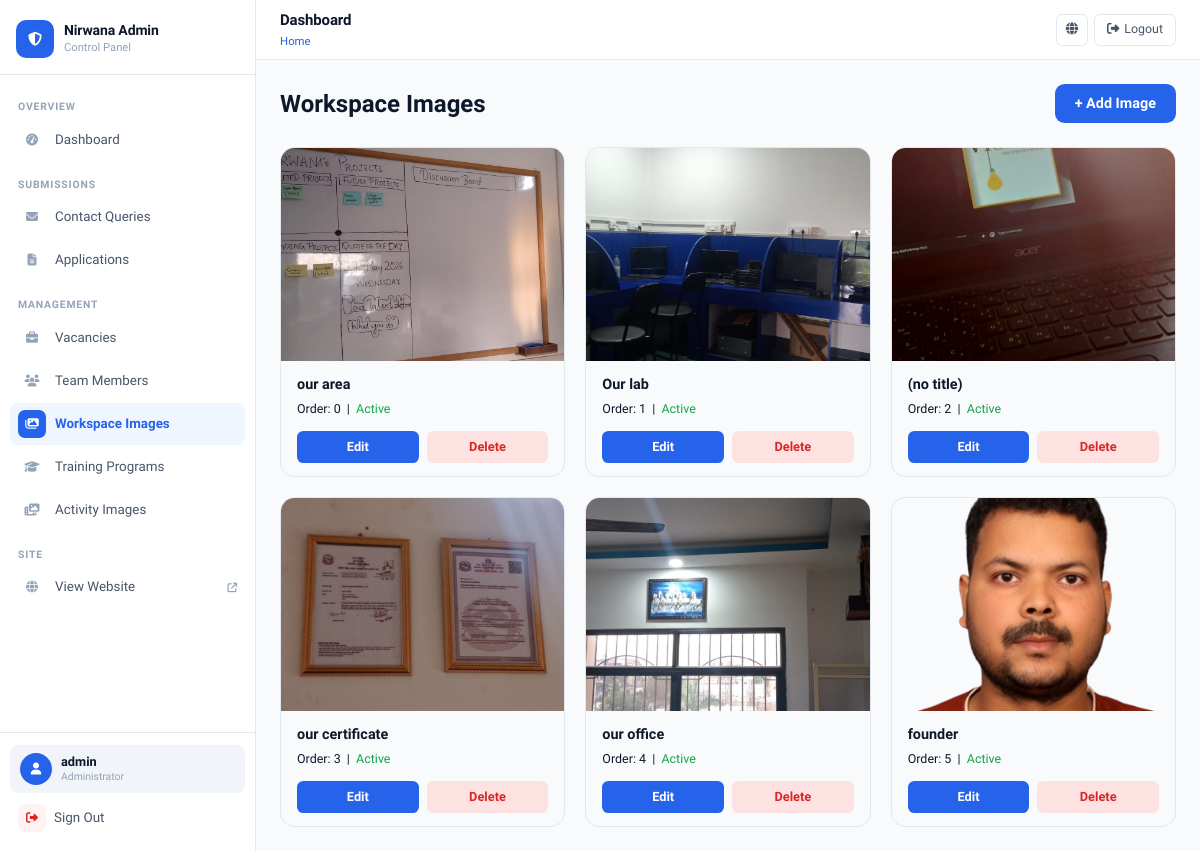
/myadmin/workspace/ (signed in), run on the app's committed database.
### app1/models.py (models this page shows, shortened)
class WorkspaceImage(models.Model):
    title       = models.CharField(max_length=200, blank=True, help_text="Optional caption shown on hover")
    image       = models.ImageField(upload_to='workspace/')
    order       = models.PositiveIntegerField(default=0, help_text="Lower = appears first")
    is_active   = models.BooleanField(default=True)
    uploaded_at = models.DateTimeField(auto_now_add=True)
    class Meta:
        ordering = ['order', 'uploaded_at']
        verbose_name = 'Workspace Image'
        verbose_name_plural = 'Workspace Images'

### app1/views.py (the view)
# urls.py: path('myadmin/workspace/',                views.admin_workspace_images,       name='admin_workspace_images'),
@login_required(login_url='admin_login')
@user_passes_test(is_admin, login_url='admin_login')
def admin_workspace_images(request):
    images = WorkspaceImage.objects.all()
    return render(request, 'app1/admin/workspace_images.html', {'images': images})

### app1/views.py (called while the page is built)
def is_admin(user):
    return user.is_authenticated and user.is_staff

### app1/templates/app1/admin/workspace_images.html (shortened to what this page needs)
{% extends 'app1/admin/base.html' %}
{% block content %}
<div style="display:flex;align-items:center;justify-content:space-between;margin-bottom:1.5rem;flex-wrap:wrap;gap:1rem">
  <h1 style="font-size:1.5rem;font-weight:700;color:var(--nav-text)">Workspace Images</h1>
  <a href="{% url 'admin_workspace_image_create' %}"
     style="background:var(--blue);color:#fff;padding:0.55rem 1.25rem;border-radius:0.6rem;text-decoration:none;font-weight:600;font-size:0.9rem">
    + Add Image
  </a>
</div>
{% if images %}
<div style="display:grid;grid-template-columns:repeat(auto-fill,minmax(220px,1fr));gap:1.25rem">
  {% for img in images %}
  <div style="border-radius:0.9rem;overflow:hidden;border:1px solid var(--border);background:var(--card-bg)">
    <div style="aspect-ratio:4/3;overflow:hidden">
      <img src="{{ img.image.url }}" alt="{{ img.title }}"
           style="width:100%;height:100%;object-fit:cover;display:block">
    </div>
    <div style="padding:0.85rem 1rem">
      <p style="font-weight:600;font-size:0.9rem;margin:0 0 0.25rem;color:var(--nav-text)">
        {{ img.title|default:"(no title)" }}
      </p>
      <p style="font-size:0.78rem;color:var(--muted);margin:0 0 0.75rem">
        Order: {{ img.order }} &nbsp;|&nbsp;
        {% if img.is_active %}<span style="color:#16a34a">Active</span>
        {% else %}<span style="color:#dc2626">Hidden</span>{% endif %}
      </p>
      <div style="display:flex;gap:0.5rem">
        <a href="{% url 'admin_workspace_image_edit' img.pk %}"
           style="flex:1;text-align:center;padding:0.4rem;border-radius:0.4rem;
                  background:var(--blue);color:#fff;font-size:0.8rem;text-decoration:none;font-weight:600">
          Edit
        </a>
        <a href="{% url 'admin_workspace_image_delete' img.pk %}"
           style="flex:1;text-align:center;padding:0.4rem;border-radius:0.4rem;
                  background:#fee2e2;color:#dc2626;font-size:0.8rem;text-decoration:none;font-weight:600">
          Delete
        </a>
      </div>
    </div>
  </div>
  {% endfor %}
</div>
{% else %}
<div style="text-align:center;padding:4rem 1rem;color:var(--muted)">
  <p style="font-size:2rem;margin-bottom:0.5rem">🖼️</p>
  <p>No workspace images yet. <a href="{% url 'admin_workspace_image_create' %}">Add your first one.</a></p>
</div>
{% endif %}
{% endblock %}

### app1/templates/app1/admin/base.html (shortened to what this page needs)
<!DOCTYPE html>
<html lang="en">
<head>
<link rel="stylesheet" href="https://cdnjs.cloudflare.com/ajax/libs/font-awesome/6.5.0/css/all.min.css">
</head>
<body>
<aside class="sidebar" id="sidebar">
  <div class="sidebar-top">
    <a href="{% url 'admin_dashboard' %}" class="brand">
      <div class="brand-mark"><i class="fas fa-shield-halved"></i></div>
      <div class="brand-info">
        <div class="name">Nirwana Admin</div>
        <div class="sub">Control Panel</div>
      </div>
    </a>
  </div>
  <nav class="sidebar-nav">
    <div class="nav-section">
      <span class="nav-label">Overview</span>
      <a href="{% url 'admin_dashboard' %}" class="nav-link {% if request.resolver_match.url_name == 'admin_dashboard' %}active{% endif %}">
        <span class="nav-icon"><i class="fas fa-gauge-high"></i></span>
        <span class="nav-text">Dashboard</span>
      </a>
    </div>
    <div class="nav-section">
      <span class="nav-label">Submissions</span>
      <a href="{% url 'admin_contacts' %}" class="nav-link {% if 'contact' in request.resolver_match.url_name %}active{% endif %}">
        <span class="nav-icon"><i class="fas fa-envelope"></i></span>
        <span class="nav-text">Contact Queries</span>
      </a>
      <a href="{% url 'admin_applications' %}" class="nav-link {% if 'application' in request.resolver_match.url_name %}active{% endif %}">
        <span class="nav-icon"><i class="fas fa-file-lines"></i></span>
        <span class="nav-text">Applications</span>
      </a>
    </div>
    <div class="nav-section">
      <span class="nav-label">Management</span>
      <a href="{% url 'admin_vacancies' %}" class="nav-link {% if 'vacanc' in request.resolver_match.url_name %}active{% endif %}">
        <span class="nav-icon"><i class="fas fa-briefcase"></i></span>
        <span class="nav-text">Vacancies</span>
      </a>
      <a href="{% url 'admin_team_members' %}" class="nav-link {% if 'team' in request.resolver_match.url_name %}active{% endif %}">
        <span class="nav-icon"><i class="fas fa-users"></i></span>
        <span class="nav-text">Team Members</span>
      </a>
      <a href="{% url 'admin_workspace_images' %}" class="nav-link {% if 'workspace' in request.resolver_match.url_name %}active{% endif %}">
        <span class="nav-icon"><i class="fas fa-images"></i></span>
        <span class="nav-text">Workspace Images</span>
      </a>
      <a href="{% url 'admin_training_programs' %}" class="nav-link {% if 'training' in request.resolver_match.url_name %}active{% endif %}">
        <span class="nav-icon"><i class="fas fa-graduation-cap"></i></span>
        <span class="nav-text">Training Programs</span>
      </a>
      <a href="{% url 'admin_activity_images' %}" class="nav-link {% if 'activity' in request.resolver_match.url_name %}active{% endif %}">
        <span class="nav-icon"><i class="fas fa-photo-film"></i></span>
        <span class="nav-text">Activity Images</span>
      </a>
    </div>
    <div class="nav-section">
      <span class="nav-label">Site</span>
      <a href="{% url 'home' %}" class="nav-link" target="_blank">
        <span class="nav-icon"><i class="fas fa-globe"></i></span>
        <span class="nav-text">View Website</span>
        <i class="fas fa-arrow-up-right-from-square" style="font-size:0.6rem;color:var(--text-light)"></i>
      </a>
    </div>
  </nav>
  <div class="sidebar-bottom">
    <div class="user-card">
      <div class="user-avatar"><i class="fas fa-user"></i></div>
      <div>
        <div class="user-name">{{ request.user.username }}</div>
        <div class="user-role">Administrator</div>
      </div>
    </div>
    <a href="{% url 'admin_logout' %}" class="logout-link">
      <i class="fas fa-right-from-bracket"></i>
      Sign Out
    </a>
  </div>
</aside>
<div class="main">
  <header class="topbar">
    <div class="topbar-left">
      <div>
        <div class="page-title">{% block page_title %}Dashboard{% endblock %}</div>
        <div class="breadcrumb">{% block breadcrumb %}<a href="{% url 'admin_dashboard' %}">Home</a>{% endblock %}</div>
      </div>
    </div>
    <div class="topbar-right">
      <a href="{% url 'home' %}" target="_blank" class="topbar-btn icon-only" title="View Site">
        <i class="fas fa-globe"></i>
      </a>
      <a href="{% url 'admin_logout' %}" class="topbar-btn">
        <i class="fas fa-right-from-bracket"></i>
        <span>Logout</span>
      </a>
    </div>
  </header>
  <main class="content">
    {% block content %}{% endblock %}
  </main>
</div>
</body>
</html>

### data on the page
WorkspaceImage: image (picture), title "our area", order "0", is_active "Active"
WorkspaceImage: image (picture), title "Our lab", order "1", is_active "Active"
WorkspaceImage: image (picture), title "(no title)", order "2", is_active "Active"
WorkspaceImage: image (picture), title "our certificate", order "3", is_active "Active"
WorkspaceImage: image (picture), title "our office", order "4", is_active "Active"
WorkspaceImage: image (picture), title "founder", order "5", is_active "Active"

### other printed values
{{ request.user.username }} "admin"
